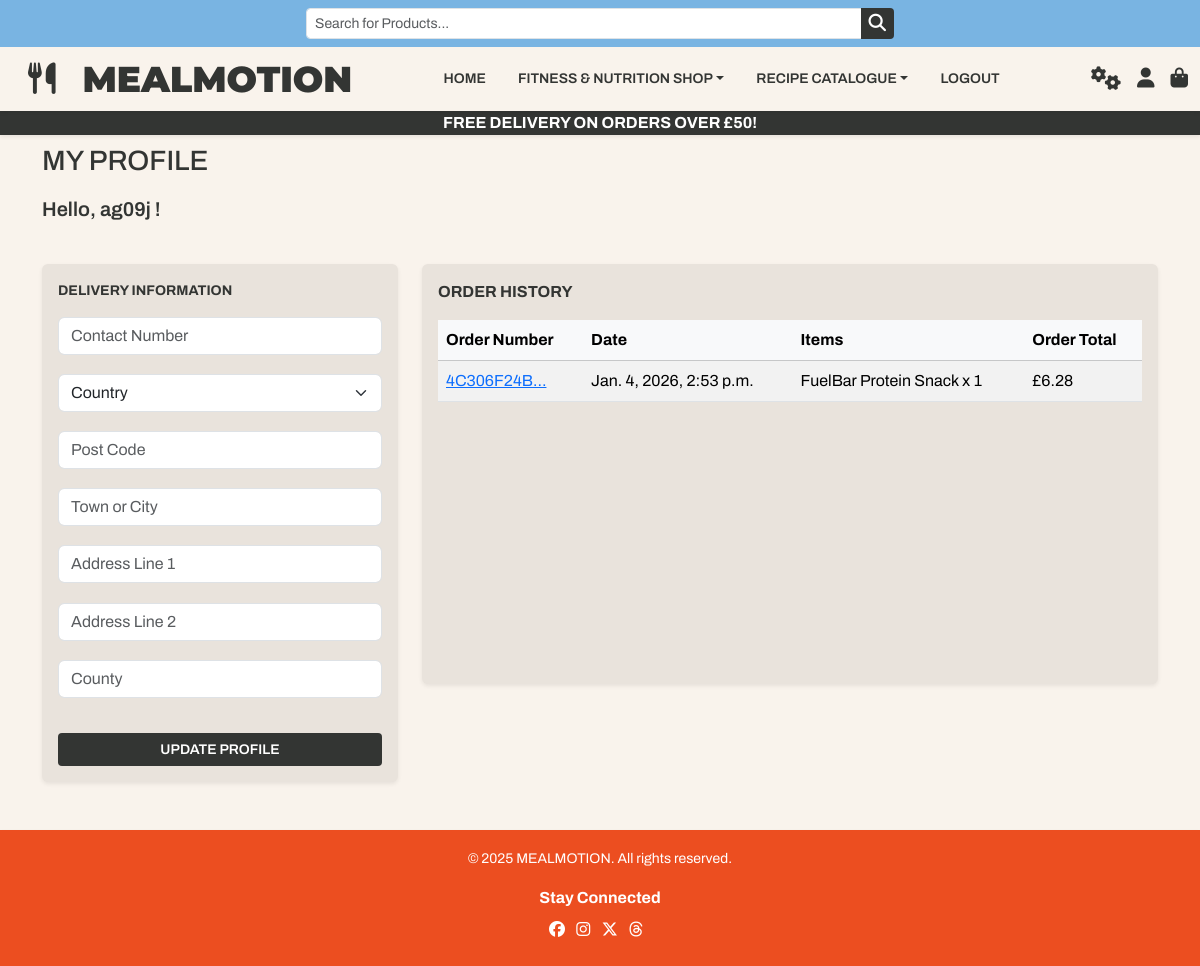
Page /profile/ (signed in) on the committed database.
### profiles/models.py (models this page shows, shortened)
class UserProfile(models.Model):
    user = models.OneToOneField(User, on_delete=models.CASCADE)
    default_contact_number = models.CharField(
        max_length=20,
        null=True,
        blank=True,
        )
    default_country = CountryField(
        blank_label='Select a Country',
        max_length=40,
        null=True,
        blank=True,
        )
    default_post_code = models.CharField(max_length=20, null=True, blank=True)
    default_town_or_city = models.CharField(
        max_length=40,
        null=True,
        blank=True,
        )
    default_address_line_1 = models.CharField(
        max_length=80,
        null=True,
        blank=True
    )
    default_address_line_2 = models.CharField(
        max_length=255,
        null=True,
        blank=True,
        )
    default_county = models.CharField(max_length=40, null=True, blank=True)

### checkout/models.py (models this page shows, shortened)
class Order(models.Model):
    order_number = models.CharField(max_length=50, unique=True)
    user_profile = models.ForeignKey(
        UserProfile,
        on_delete=models.SET_NULL,
        null=True,
        blank=True,
        related_name='orders',
        )
    full_name = models.CharField(max_length=255, null=False, blank=False)
    email = models.EmailField(max_length=255, null=False, blank=False)
    contact_number = models.CharField(max_length=20, null=False, blank=False)
    address_line_1 = models.CharField(max_length=80)
    address_line_2 = models.CharField(max_length=255, blank=True, null=True)
    town_or_city = models.CharField(max_length=40)
    post_code = models.CharField(max_length=20, null=False, blank=False)
    county = models.CharField(max_length=40, null=True, blank=True)
    country = CountryField(
        blank_label='Country *',
        max_length=40,
        null=True,
        blank=True,
        )
    delivery_cost = models.DecimalField(
        max_digits=10,
        decimal_places=2,
        default=0,
        null=False,
        )
    subtotal = models.DecimalField(
        max_digits=10,
        decimal_places=2,
        default=0,
        null=False,
        )
    grand_total = models.DecimalField(
        max_digits=10,
        decimal_places=2,
        default=0,
        null=False
        )
    date = models.DateTimeField(auto_now_add=True)

class OrderLineItem(models.Model):
    order = models.ForeignKey(
        Order,
        blank=False,
        null=False,
        on_delete=models.CASCADE,
        related_name='lineitems'
        )
    product = models.ForeignKey(
        Product,
        blank=False,
        null=False,
        on_delete=models.CASCADE
        )
    quantity = models.IntegerField(blank=False, null=False, default=0)
    lineitem_total = models.DecimalField(
        max_digits=10,
        decimal_places=2,
        null=False
        )

### products/models.py (models this page shows, shortened)
class Product(models.Model):
    name = models.CharField(max_length=255)
    description = models.TextField()
    category = models.ForeignKey(
        'Category',
        on_delete=models.SET_NULL,
        null=True,
        blank=True,
        related_name='products'
    )
    price = models.DecimalField(max_digits=8, decimal_places=2)
    rating = models.DecimalField(max_digits=4, decimal_places=2)
    image = models.ImageField(null=True, blank=True)
    image_url = models.URLField(max_length=1024, null=True, blank=True)

### profiles/views.py (the view, shortened to what this page needs)
# urls.py: path('profile/', include('profiles.urls')),
@login_required
def profile(request):
    profile = get_object_or_404(UserProfile, user=request.user)
    form = UserProfileForm(instance=profile)
    orders = profile.orders.all()
    template = 'profiles/profile.html'
    context = {
        'form': form,
        'orders': orders,
        'on_profile_page': True,
    }
    return render(request, template, context)

### profiles/templates/profiles/profile.html (shortened to what this page needs)
{% extends 'base.html' %}
{% load static %}
{% block extra_css %}
<link rel="stylesheet" href="{% static 'profiles/css/profiles.css' %}">
{% endblock %}
{% block content %}
<main class="py-4">
    <div class="container">
        <div class="row gy-4">
            <h3 class="text-uppercase text-start mt-4">My Profile</h3>
            <p class="fs-5 fw-semibold mt-2">Hello, {{ user.username }} !</p>
            <div class="col-12 col-md-4">
                <div class="d-flex flex-column mb-4 p-3 shadow-sm rounded form-box">
                    <p class="fw-bold text-start text-uppercase mb-3">Delivery Information</p>
                    <form method="POST" action="{% url 'profile' %}" id="profile-info">
                        {{ form|crispy }}
                        <button type="submit" class="btn w-100 rounded-1 def-btn text-uppercase mt-3">
                            Update Profile
                        </button>
                    </form>
                </div>
            </div>
            <div class="col-12 col-md-8">
                <div class="d-flex flex-column mb-4 p-3 shadow-sm rounded order-history form-box h-100">
                    <p class="fs-6 fw-bold text-start text-uppercase mb-3">Order History</p>
                    {% if orders %}
                    <div class="table-responsive">
                        <table class="table table-striped table-hover">
                            <thead class="table-light">
                                <tr>
                                    <th scope="col">Order Number</th>
                                    <th scope="col">Date</th>
                                    <th scope="col">Items</th>
                                    <th scope="col">Order Total</th>
                                </tr>
                            </thead>
                            <tbody>
                                {% for order in orders %}
                                <tr>
                                    <td>
                                        <a href="{% url 'order_history' order.order_number %}"
                                            title="{{ order.order_number }}">{{order.order_number|truncatechars:10}}</a>
                                    </td>
                                    <td>{{ order.date }}</td>
                                    <td>
                                        <ul class="list-unstyled mb-0">
                                            {% for item in order.lineitems.all %}
                                            <li>{{ item.product.name }} x {{ item.quantity }}</li>
                                            {% endfor %}
                                        </ul>
                                    </td>
                                    <td>£{{ order.grand_total }}</td>
                                </tr>
                                {% endfor %}
                            </tbody>
                        </table>
                    </div>
                    {% else %}
                    <p class="text-muted text-center mb-0">No orders found.</p>
                    {% endif %}
                </div>
            </div>
        </div>
    </div>
</main>
{% endblock %}

### static/css/base.css (style rules this page uses)
body { font-family: 'Archivo', sans-serif; background-color: #f9f3ec; color: #333533; display: flex; flex-direction: column; min-height: 100vh; padding-top: 120px; }
p { font-size: 14px; }
.def-btn { background-color: #333533 !important; color: #ffffff; border: none; font-weight: 600; font-size: 14px; text-transform: uppercase; cursor: pointer; }
.form-box { border-radius: 4px; background-color: #e9e3dc; }
.form-box .form-control { margin-bottom: 1.2rem !important; }

### profiles/static/profiles/css/profiles.css (style rules this page uses)
.order-history { max-height: 420px ; overflow-y: auto; }

### rows in the picture
UserProfile: default_country "Country"
Order: order_number "4C306F24B…", date "Jan. 4, 2026, 2:53 p.m.", grand_total "6.28"
OrderLineItem: product.name "FuelBar Protein Snack", quantity "1"

### other values in the picture
{{ free_delivery_threshold }} "50"
{{ user.username }} "ag09j"
